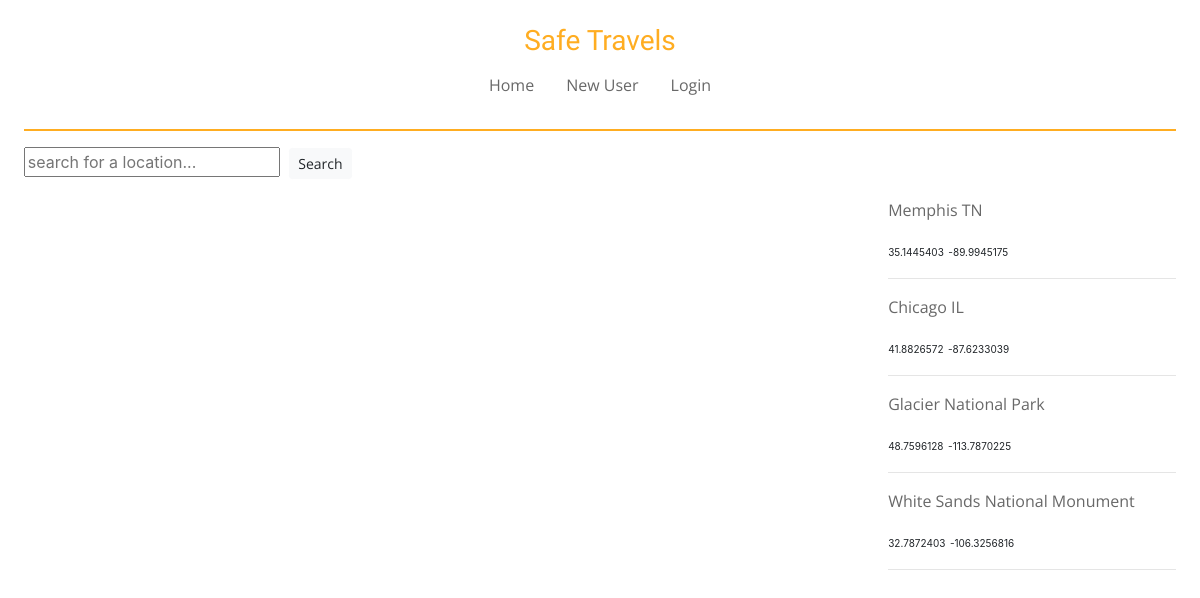
The app's page /, older data.
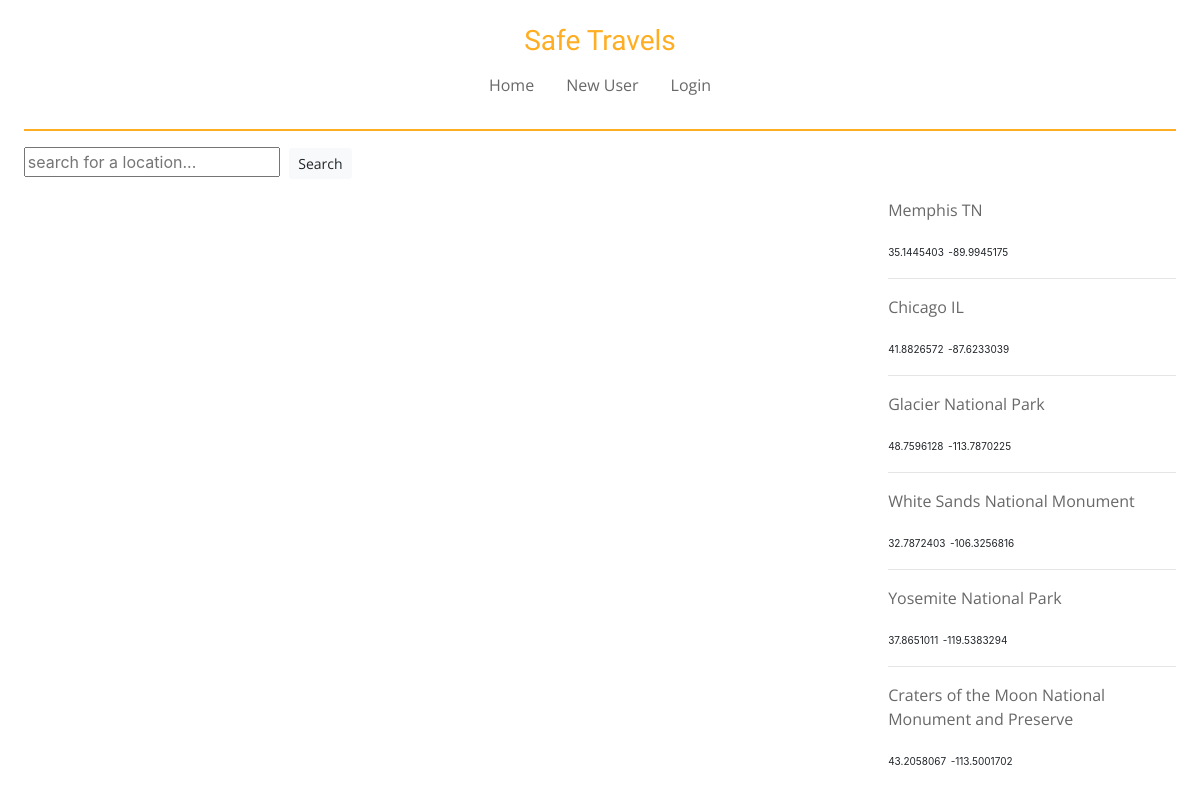
The same page, newer data.
### travelApp/models.py (models this page shows, shortened)
class LocationLog(models.Model):
    location = models.CharField(max_length=500, default='')
    location_lat = models.FloatField(default=0)
    location_long = models.FloatField(default=0)
    date_of_visit = models.DateField(default=date.today)
    summary = models.TextField(default='')
    safety = models.PositiveSmallIntegerField(default=1)
    affordability = models.PositiveSmallIntegerField(default=1)
    accessibility = models.PositiveSmallIntegerField(default=1)
    image = models.ImageField(upload_to='images', null=True, blank=True)
    userModel_fk = models.ForeignKey(UserModel, on_delete=models.CASCADE, null=True, blank=True)

### travelApp/views.py (the view)
# urls.py: path('', views.index, name='index'),
def index(request):
    locationLogs = LocationLog.objects.all()
    context = {
        'allLogs': locationLogs
    }
    return render(request, 'travelApp/index.html', context)

### travelApp/templates/travelApp/index.html (shortened to what this page needs)
{% extends 'travelApp/base.html' %}
{% block content %}
    <form class="searchBar" action="{% url 'searchLocation' %}" method="POST">
        <input type="text" name="searchBar" required placeholder="search for a location...">
        <button type="submit" class="btn btn-light btn-sm">Search</button>
    </form>
    <div class="mapAndLogs">
        <div id="map"></div>
        <div class="listLogs">
            {% for logs in allLogs %}
            <a href="{% url 'logDetails' logs.id %}"><p class="locationName">{{logs.location}}</p></a>
            <p class="lat">{{logs.location_lat}}</p>
            <p class="long">{{logs.location_long}}</p>
            <hr>
            {% endfor %}
        </div>
    </div>
{% endblock %}

### travelApp/templates/travelApp/base.html (shortened to what this page needs)
<!DOCTYPE html>
<html lang="en">
<head>
    {% load static %}
    <link rel="stylesheet" href="../../static/travelApp/css/bootstrap.css">
    <link rel="stylesheet" href="../../static/travelApp/css/base.css">
</head>
<body>
<nav>
    {% if request.user.is_authenticated %}
    <h3>Safe Travels</h3>
    <ul class="nav justify-content-center">
        <li class="nav-item">
            <a class="nav-link" href="{% url 'index' %}">Home</a>
        </li>
        <li class="nav-item">
            <a class="nav-link" href="{% url 'myLogs' %}">Profile</a>
        </li>
        <li class="nav-item">
            <a class="nav-link" href="{% url 'logout' %}">Logout</a>
        </li>
    </ul>
    {% else %}
    <h3>Safe Travels</h3>
    <ul class="nav justify-content-center">
        <li class="nav-item">
            <a class="nav-link" href="{% url 'index' %}">Home</a>
        </li>
        <li class="nav-item">
            <a class="nav-link" href="{% url 'newUser' %}">New User</a>
        </li>
        <li class="nav-item">
            <a class="nav-link" href="{% url 'login' %}">Login</a>
        </li>
    </ul>
    <br>
    {% endif %}
</nav>
{% block content %}
{% endblock %}
</body>
</html>

### travelApp/static/travelApp/css/base.css (style rules this page uses)
html, body { height: 100%; margin: 1%; padding-bottom: 1%; }
nav { border-bottom: rgba(255, 173, 33, 1) 2px solid; margin-bottom: 1%; }
li { font-family: 'Open Sans', sans-serif; }
hr { color: rgba(255, 173, 33, 1); }
a { font-family: 'Open Sans', sans-serif; color: rgb(104, 104, 104); }
button { font-family: 'Open Sans', sans-serif; margin: 5px; }
h3 { align-content: center; text-align: center; font-family: 'Ultra', serif; color: rgb(255, 173, 33) }
.lat, .long { font-size: 10px; display: inline; }
.mapAndLogs { display: grid; grid-template-columns: 3fr 1fr; height: 75%; }
#map { height: 100%; grid-column: 1; grid-row: 1; margin: 1% 1% 0 0; }
.listLogs { grid-column: 2; grid-row: 1; margin: 5% 0 0 0; overflow: scroll; }

Row changes from the older to the newer data that the page shows:
added LocationLog: location "Yosemite National Park", location_lat "37.8651011", location_long "-119.5383294"
added LocationLog: location "Craters of the Moon National Monument and Preserve", location_lat "43.2058067", location_long "-113.5001702"
